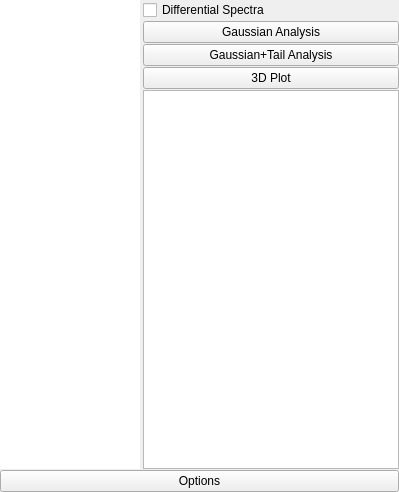
<?xml version="1.0" encoding="UTF-8"?>
<ui version="4.0">
 <class>DockWidget</class>
 <widget class="QDockWidget" name="DockWidget">
  <property name="geometry">
   <rect>
    <x>0</x>
    <y>0</y>
    <width>389</width>
    <height>492</height>
   </rect>
  </property>
  <property name="sizePolicy">
   <sizepolicy hsizetype="Preferred" vsizetype="MinimumExpanding">
    <horstretch>0</horstretch>
    <verstretch>0</verstretch>
   </sizepolicy>
  </property>
  <property name="maximumSize">
   <size>
    <width>524287</width>
    <height>524287</height>
   </size>
  </property>
  <property name="contextMenuPolicy">
   <enum>Qt::CustomContextMenu</enum>
  </property>
  <property name="windowIcon">
   <iconset resource="res.qrc">
    <normaloff>:/control/plots.svg</normaloff>:/control/plots.svg</iconset>
  </property>
  <property name="windowOpacity">
   <double>0.800000000000000</double>
  </property>
  <property name="toolTip">
   <string>Spectra which have been periodically recorded</string>
  </property>
  <property name="windowTitle">
   <string>Spectrum History</string>
  </property>
  <widget class="QWidget" name="dockWidgetContents">
   <property name="sizePolicy">
    <sizepolicy hsizetype="MinimumExpanding" vsizetype="Preferred">
     <horstretch>0</horstretch>
     <verstretch>0</verstretch>
    </sizepolicy>
   </property>
   <layout class="QGridLayout" name="gridLayout">
    <property name="leftMargin">
     <number>0</number>
    </property>
    <property name="topMargin">
     <number>0</number>
    </property>
    <property name="rightMargin">
     <number>0</number>
    </property>
    <property name="bottomMargin">
     <number>0</number>
    </property>
    <property name="horizontalSpacing">
     <number>3</number>
    </property>
    <property name="verticalSpacing">
     <number>1</number>
    </property>
    <item row="1" column="1">
     <widget class="QPushButton" name="pushButton">
      <property name="sizePolicy">
       <sizepolicy hsizetype="MinimumExpanding" vsizetype="Fixed">
        <horstretch>0</horstretch>
        <verstretch>0</verstretch>
       </sizepolicy>
      </property>
      <property name="text">
       <string>Gaussian Analysis</string>
      </property>
     </widget>
    </item>
    <item row="5" column="0" colspan="2">
     <widget class="QPushButton" name="optionButton">
      <property name="sizePolicy">
       <sizepolicy hsizetype="MinimumExpanding" vsizetype="Fixed">
        <horstretch>0</horstretch>
        <verstretch>0</verstretch>
       </sizepolicy>
      </property>
      <property name="text">
       <string>Options</string>
      </property>
      <property name="icon">
       <iconset resource="res.qrc">
        <normaloff>:/control/settings.svg</normaloff>:/control/settings.svg</iconset>
      </property>
     </widget>
    </item>
    <item row="2" column="1">
     <widget class="QPushButton" name="pushButton_2">
      <property name="sizePolicy">
       <sizepolicy hsizetype="MinimumExpanding" vsizetype="Fixed">
        <horstretch>0</horstretch>
        <verstretch>0</verstretch>
       </sizepolicy>
      </property>
      <property name="text">
       <string>Gaussian+Tail Analysis</string>
      </property>
     </widget>
    </item>
    <item row="3" column="1">
     <widget class="QPushButton" name="pushButton_3">
      <property name="sizePolicy">
       <sizepolicy hsizetype="MinimumExpanding" vsizetype="Fixed">
        <horstretch>0</horstretch>
        <verstretch>0</verstretch>
       </sizepolicy>
      </property>
      <property name="text">
       <string>3D Plot</string>
      </property>
     </widget>
    </item>
    <item row="4" column="1">
     <widget class="QTextBrowser" name="analysisBrowser">
      <property name="sizePolicy">
       <sizepolicy hsizetype="MinimumExpanding" vsizetype="Expanding">
        <horstretch>0</horstretch>
        <verstretch>0</verstretch>
       </sizepolicy>
      </property>
      <property name="lineWrapMode">
       <enum>QTextEdit::NoWrap</enum>
      </property>
     </widget>
    </item>
    <item row="0" column="1">
     <widget class="QCheckBox" name="differentialSpectrum">
      <property name="toolTip">
       <string>&lt;html&gt;&lt;head/&gt;&lt;body&gt;&lt;p&gt;The calculations will be carried out on&lt;/p&gt;&lt;p&gt;individual contributions of each spectrum.&lt;/p&gt;&lt;p&gt;Y&lt;span style=&quot; vertical-align:super;&quot;&gt;'&lt;/span&gt;&lt;span style=&quot; vertical-align:sub;&quot;&gt;n&lt;/span&gt; = Y&lt;span style=&quot; vertical-align:sub;&quot;&gt;n&lt;/span&gt; - Y&lt;span style=&quot; vertical-align:sub;&quot;&gt;n-1&lt;/span&gt;&lt;/p&gt;&lt;p&gt;This way, the cumulative effect is ignored,&lt;/p&gt;&lt;p&gt;and the individual behaviour of each spectrum&lt;/p&gt;&lt;p&gt;can be analyzed without clearing it each time.&lt;/p&gt;&lt;/body&gt;&lt;/html&gt;</string>
      </property>
      <property name="text">
       <string>Differential Spectra</string>
      </property>
     </widget>
    </item>
    <item row="0" column="0" rowspan="5">
     <widget class="QListWidget" name="thumbs">
      <property name="sizePolicy">
       <sizepolicy hsizetype="Preferred" vsizetype="Expanding">
        <horstretch>0</horstretch>
        <verstretch>0</verstretch>
       </sizepolicy>
      </property>
      <property name="minimumSize">
       <size>
        <width>140</width>
        <height>0</height>
       </size>
      </property>
      <property name="maximumSize">
       <size>
        <width>140</width>
        <height>16777215</height>
       </size>
      </property>
      <property name="contextMenuPolicy">
       <enum>Qt::CustomContextMenu</enum>
      </property>
      <property name="frameShape">
       <enum>QFrame::NoFrame</enum>
      </property>
      <property name="horizontalScrollBarPolicy">
       <enum>Qt::ScrollBarAlwaysOff</enum>
      </property>
      <property name="autoScroll">
       <bool>true</bool>
      </property>
      <property name="selectionMode">
       <enum>QAbstractItemView::ExtendedSelection</enum>
      </property>
      <property name="iconSize">
       <size>
        <width>120</width>
        <height>120</height>
       </size>
      </property>
      <property name="horizontalScrollMode">
       <enum>QAbstractItemView::ScrollPerPixel</enum>
      </property>
      <property name="movement">
       <enum>QListView::Static</enum>
      </property>
      <property name="flow">
       <enum>QListView::LeftToRight</enum>
      </property>
      <property name="isWrapping" stdset="0">
       <bool>true</bool>
      </property>
      <property name="resizeMode">
       <enum>QListView::Adjust</enum>
      </property>
      <property name="layoutMode">
       <enum>QListView::SinglePass</enum>
      </property>
      <property name="viewMode">
       <enum>QListView::IconMode</enum>
      </property>
     </widget>
    </item>
   </layout>
  </widget>
 </widget>
 <resources>
  <include location="res.qrc"/>
 </resources>
 <connections>
  <connection>
   <sender>pushButton_3</sender>
   <signal>clicked()</signal>
   <receiver>DockWidget</receiver>
   <slot>make3D()</slot>
   <hints>
    <hint type="sourcelabel">
     <x>241</x>
     <y>101</y>
    </hint>
    <hint type="destinationlabel">
     <x>-24</x>
     <y>111</y>
    </hint>
   </hints>
  </connection>
  <connection>
   <sender>pushButton_2</sender>
   <signal>clicked()</signal>
   <receiver>DockWidget</receiver>
   <slot>gaussianTailAnalysis()</slot>
   <hints>
    <hint type="sourcelabel">
     <x>180</x>
     <y>66</y>
    </hint>
    <hint type="destinationlabel">
     <x>-23</x>
     <y>83</y>
    </hint>
   </hints>
  </connection>
  <connection>
   <sender>pushButton</sender>
   <signal>clicked()</signal>
   <receiver>DockWidget</receiver>
   <slot>gaussianAnalysis()</slot>
   <hints>
    <hint type="sourcelabel">
     <x>239</x>
     <y>44</y>
    </hint>
    <hint type="destinationlabel">
     <x>-52</x>
     <y>49</y>
    </hint>
   </hints>
  </connection>
 </connections>
 <slots>
  <slot>showMenu()</slot>
  <slot>make3D()</slot>
  <slot>gaussianAnalysis()</slot>
  <slot>gaussianTailAnalysis()</slot>
 </slots>
</ui>
